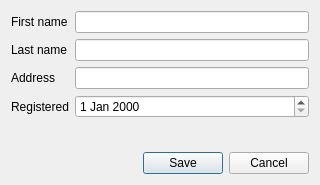
<?xml version="1.0" encoding="UTF-8"?>
<ui version="4.0">
 <class>PersonDialog</class>
 <widget class="QDialog" name="PersonDialog">
  <property name="geometry">
   <rect>
    <x>0</x>
    <y>0</y>
    <width>320</width>
    <height>185</height>
   </rect>
  </property>
  <property name="windowTitle">
   <string>Register</string>
  </property>
  <layout class="QVBoxLayout" name="verticalLayout" stretch="0,0">
   <item>
    <layout class="QFormLayout" name="formLayout">
     <item row="0" column="0">
      <widget class="QLabel" name="label_firstname">
       <property name="text">
        <string>First name</string>
       </property>
       <property name="buddy">
        <cstring>edit_firstname</cstring>
       </property>
      </widget>
     </item>
     <item row="0" column="1">
      <widget class="QLineEdit" name="edit_firstname"/>
     </item>
     <item row="1" column="0">
      <widget class="QLabel" name="label_lastname">
       <property name="text">
        <string>Last name</string>
       </property>
       <property name="buddy">
        <cstring>edit_lastname</cstring>
       </property>
      </widget>
     </item>
     <item row="1" column="1">
      <widget class="QLineEdit" name="edit_lastname"/>
     </item>
     <item row="2" column="0">
      <widget class="QLabel" name="label_address">
       <property name="text">
        <string>Address</string>
       </property>
       <property name="buddy">
        <cstring>edit_address</cstring>
       </property>
      </widget>
     </item>
     <item row="2" column="1">
      <widget class="QLineEdit" name="edit_address"/>
     </item>
     <item row="3" column="0">
      <widget class="QLabel" name="label_registered">
       <property name="text">
        <string>Registered</string>
       </property>
       <property name="buddy">
        <cstring>edit_registered</cstring>
       </property>
      </widget>
     </item>
     <item row="3" column="1">
      <widget class="QDateEdit" name="edit_registered"/>
     </item>
    </layout>
   </item>
   <item>
    <widget class="QDialogButtonBox" name="buttonBox">
     <property name="orientation">
      <enum>Qt::Horizontal</enum>
     </property>
     <property name="standardButtons">
      <set>QDialogButtonBox::Cancel|QDialogButtonBox::Save</set>
     </property>
    </widget>
   </item>
  </layout>
 </widget>
 <resources/>
 <connections>
  <connection>
   <sender>buttonBox</sender>
   <signal>accepted()</signal>
   <receiver>PersonDialog</receiver>
   <slot>accept()</slot>
   <hints>
    <hint type="sourcelabel">
     <x>248</x>
     <y>254</y>
    </hint>
    <hint type="destinationlabel">
     <x>157</x>
     <y>274</y>
    </hint>
   </hints>
  </connection>
  <connection>
   <sender>buttonBox</sender>
   <signal>rejected()</signal>
   <receiver>PersonDialog</receiver>
   <slot>reject()</slot>
   <hints>
    <hint type="sourcelabel">
     <x>316</x>
     <y>260</y>
    </hint>
    <hint type="destinationlabel">
     <x>286</x>
     <y>274</y>
    </hint>
   </hints>
  </connection>
 </connections>
</ui>
